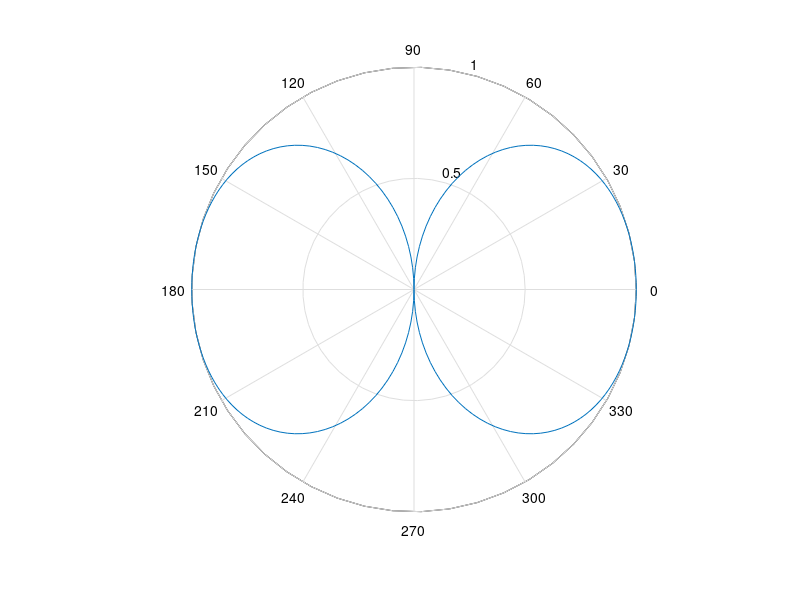

Write the MATLAB code that produced this figure.
clc;
close all;
clear all;

phi = 0:0.01*pi:2*pi;
c = 3e8;
f = 2e6;
lambda = c/f;
d = lambda/2;
dr = (2*pi/lambda)*d;
psi = abs(dr*cos(phi));
e = sin(psi/2);
figure;
polar(phi,e)